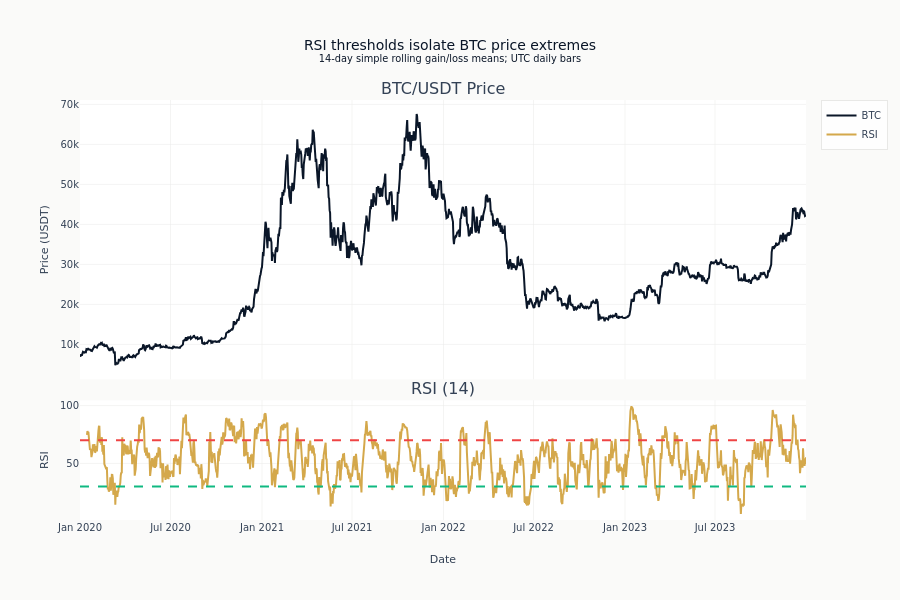

The notebook cell this image was saved under:
### Code cell
# Layout and display
fig.update_layout(
    height=600,
    title=(
        "RSI thresholds isolate BTC price extremes"
        "<br><sup>14-day simple rolling gain/loss means; UTC daily bars</sup>"
    ),
    showlegend=True,
    xaxis2_title="Date",
    yaxis_title="Price (USDT)",
    yaxis2_title="RSI",
)
fig.show()

### Figure 1 — Plotly figure (JSON) as saved in the notebook; plotly's stock layout.template omitted (floating-point values rounded to 4 significant figures; data arrays with more than 128 entries replaced by an {"elided": "..."} marker saying what was removed)
{"data": [{"line": {"color": "#0a1628"}, "name": "BTC", "type": "scatter", "x": {"elided": "1461 str values"}, "xaxis": "x", "y": {"elided": "1461 float values"}, "yaxis": "y"}, {"line": {"color": "#D4A84B"}, "name": "RSI", "type": "scatter", "x": {"elided": "1461 str values"}, "xaxis": "x2", "y": {"elided": "1461 float values"}, "yaxis": "y2"}], "layout": {"annotations": [{"font": {"size": 16}, "showarrow": false, "text": "BTC/USDT Price", "x": 0.5, "xanchor": "center", "xref": "paper", "y": 1.0, "yanchor": "bottom", "yref": "paper"}, {"font": {"size": 16}, "showarrow": false, "text": "RSI (14)", "x": 0.5, "xanchor": "center", "xref": "paper", "y": 0.285, "yanchor": "bottom", "yref": "paper"}], "height": 600, "shapes": [{"line": {"color": "#10b981", "dash": "dash"}, "type": "line", "x0": 0, "x1": 1, "xref": "x2 domain", "y0": 30, "y1": 30, "yref": "y2"}, {"line": {"color": "#ef4444", "dash": "dash"}, "type": "line", "x0": 0, "x1": 1, "xref": "x2 domain", "y0": 70, "y1": 70, "yref": "y2"}], "showlegend": true, "title": {"text": "RSI thresholds isolate BTC price extremes<br><sup>14-day simple rolling gain/loss means; UTC daily bars</sup>"}, "xaxis": {"anchor": "y", "domain": [0.0, 1.0], "matches": "x2", "showticklabels": false}, "xaxis2": {"anchor": "y2", "domain": [0.0, 1.0], "title": {"text": "Date"}}, "yaxis": {"anchor": "x", "domain": [0.335, 1.0], "title": {"text": "Price (USDT)"}}, "yaxis2": {"anchor": "x2", "domain": [0.0, 0.285], "title": {"text": "RSI"}}}}
